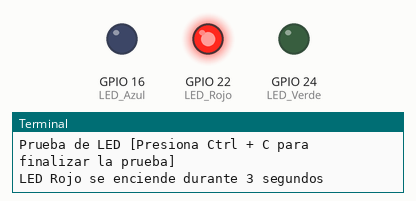
Recording of a program running on a simulated Raspberry Pi (BCM pin numbers). Parts: output pins drawn as LEDs (lit = HIGH), the last lines printed to the terminal.

Above: at 1.5 s.
At 4.5 s:
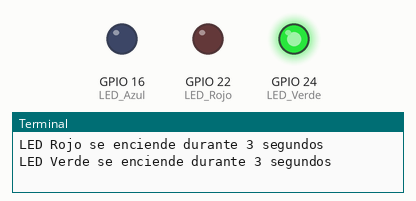
At 7.5 s:
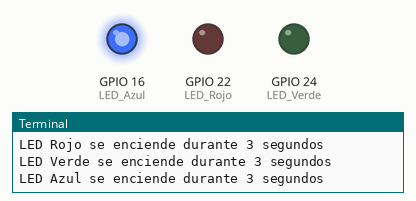
Timing chart, 0 to 11.7 s (numbered marks = the images above):
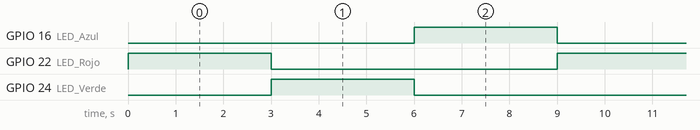

The program:

KY-009pi.py
```python
import RPi.GPIO as GPIO
import time

GPIO.setmode(GPIO.BCM)

LED_Rojo = 22
LED_Verde = 24
LED_Azul = 16

GPIO.setup(LED_Rojo, GPIO.OUT, initial = GPIO.LOW)
GPIO.setup(LED_Verde, GPIO.OUT, initial = GPIO.LOW)
GPIO.setup(LED_Azul, GPIO.OUT, initial = GPIO.LOW)

print("Prueba de LED [Presiona Ctrl + C para finalizar la prueba]")

# loop
try:
        while True:
            print("LED Rojo se enciende durante 3 segundos")
            GPIO.output(LED_Rojo,GPIO.HIGH)
            GPIO.output(LED_Verde,GPIO.LOW)
            GPIO.output(LED_Azul,GPIO.LOW)
            time.sleep(3)
            print("LED Verde se enciende durante 3 segundos")
            GPIO.output(LED_Rojo,GPIO.LOW)
            GPIO.output(LED_Verde,GPIO.HIGH)
            GPIO.output(LED_Azul,GPIO.LOW)
            time.sleep(3)
            print("LED Azul se enciende durante 3 segundos")
            GPIO.output(LED_Rojo,GPIO.LOW)
            GPIO.output(LED_Verde,GPIO.LOW)
            GPIO.output(LED_Azul,GPIO.HIGH)
            time.sleep(3)

except KeyboardInterrupt:
        GPIO.cleanup()
```

Measured:
- by itself, GPIO 16 (LED_Azul), GPIO 22 (LED_Rojo), GPIO 24 (LED_Verde): alternates HIGH for 3.0 s and LOW for 6.0 s
- by itself, everything shown: repeats every 9.0 s, in 3 steps
